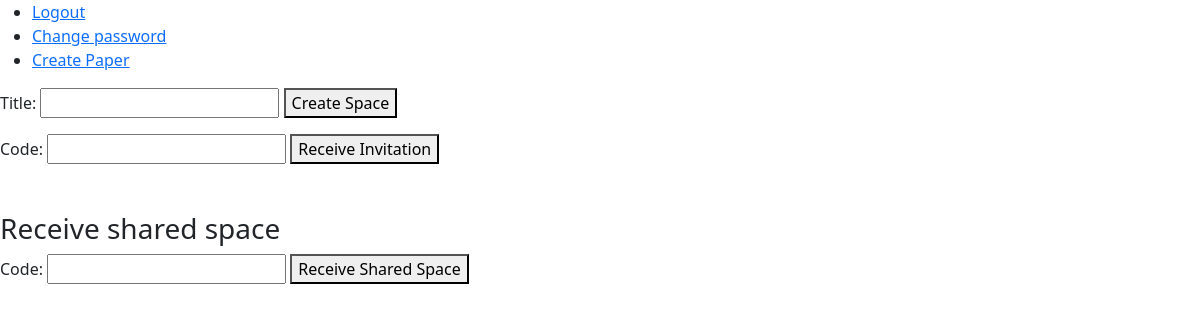
The app's page /index (signed in), older data.
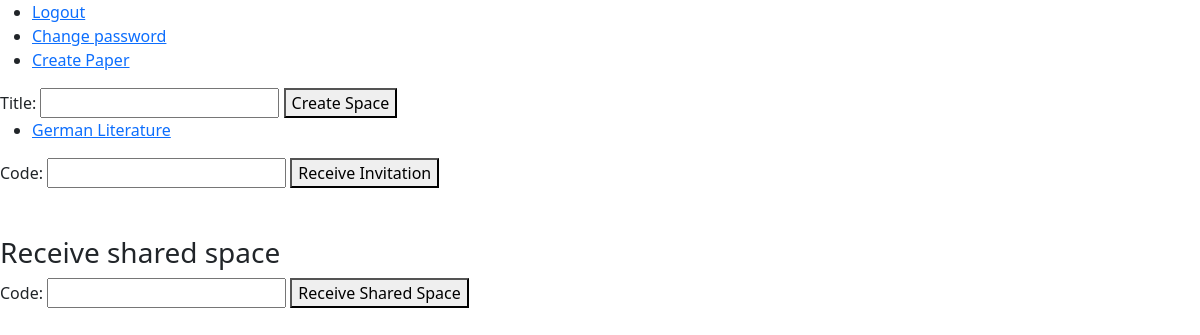
The same page, newer data.
### work_space/models.py (models this page shows, shortened)
class WorkSpace(models.Model):
    owner = models.ForeignKey(User, on_delete=models.CASCADE)
    guests = models.ManyToManyField(User, related_name="guests")
    title = models.CharField(max_length=50)
    citation_style = models.CharField(max_length=10, default="APA & MLA")
    is_archived = models.BooleanField(default=False)
    def __str__(self):
        return self.title

### work_space/views.py (the view)
# urls.py: path("index", views.index, name="index"),
@login_required(redirect_field_name=None)
def index(request):
    return render(request, "work_space/index.html", {"form": NewSpaceForm(),
                                                     "spaces": WorkSpace.objects.all(),
                                                     "invitation_form": ReceiveCodeForm(),
                                                     "shared_space_form": ReceiveCodeForm()})

### work_space/forms.py (shortened to what this page needs)
class NewSpaceForm(forms.Form):
    title = forms.CharField(max_length=50)

class ReceiveCodeForm(forms.Form):
    code = forms.CharField(max_length=15)

### work_space/templates/work_space/index.html (shortened to what this page needs)
{% extends "layout.html" %}
{% load static %}
{% block body %}
    <form action="{% url 'work_space:create_space' %}" method="post">
        {{ form }}
        <button id="change_password_button" type="submit">Create Space</button>
    </form>
    <ul>
        {% for space in spaces %}
        <li>
            <a href="{% url 'work_space:space_view' space.pk %}">{{ space }}</a>
        </li>
        {% endfor %}
    </ul>
    <form action="{% url 'work_space:receive_invitation' %}" method="post">
        {{ invitation_form }}
        <button type="submit">Receive Invitation</button>
    </form><br><br>
    <h3>Receive shared space</h3>
    <form action="{% url 'work_space:receive_shared_space' %}" method="post">
        {{ shared_space_form }}
        <button type="submit">Receive Shared Space</button>
    </form>
{% endblock %}

Row changes from the older to the newer data that the page shows:
added WorkSpace: title "German Literature"
